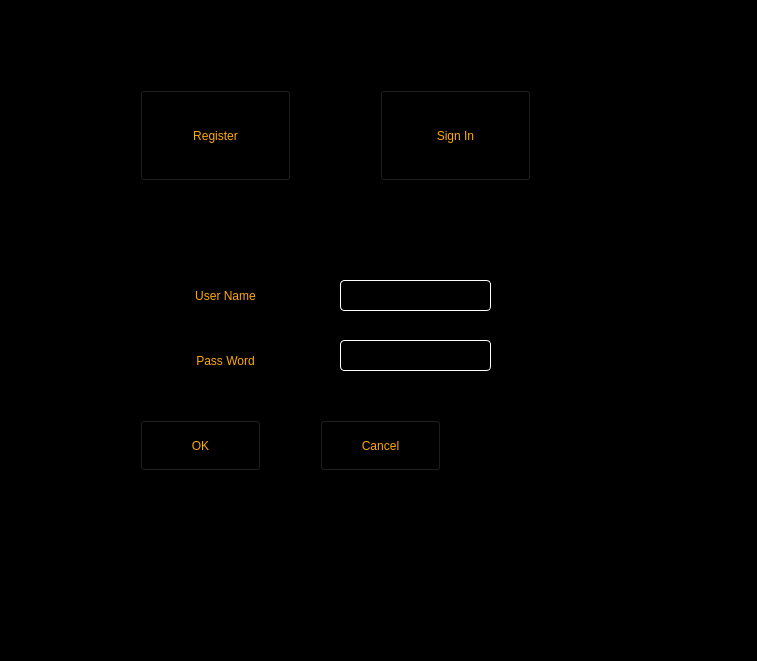
<?xml version="1.0" encoding="UTF-8"?>
<ui version="4.0">
 <class>StartWidget</class>
 <widget class="QWidget" name="StartWidget">
  <property name="enabled">
   <bool>true</bool>
  </property>
  <property name="geometry">
   <rect>
    <x>0</x>
    <y>0</y>
    <width>757</width>
    <height>661</height>
   </rect>
  </property>
  <property name="windowTitle">
   <string>StartWidget</string>
  </property>
  <property name="styleSheet">
   <string notr="true">background-color:black
</string>
  </property>
  <widget class="QPushButton" name="registerBtn">
   <property name="geometry">
    <rect>
     <x>140</x>
     <y>90</y>
     <width>151</width>
     <height>91</height>
    </rect>
   </property>
   <property name="styleSheet">
    <string notr="true">color:rgb(255, 170, 0);
font: 25pt &quot;Fixedsys&quot;;</string>
   </property>
   <property name="text">
    <string>Register</string>
   </property>
  </widget>
  <widget class="QPushButton" name="signinBtn">
   <property name="geometry">
    <rect>
     <x>380</x>
     <y>90</y>
     <width>151</width>
     <height>91</height>
    </rect>
   </property>
   <property name="styleSheet">
    <string notr="true">color:rgb(255, 170, 0);
font: 25pt &quot;Fixedsys&quot;;</string>
   </property>
   <property name="text">
    <string>Sign In</string>
   </property>
  </widget>
  <widget class="QLabel" name="unLabel">
   <property name="enabled">
    <bool>false</bool>
   </property>
   <property name="geometry">
    <rect>
     <x>160</x>
     <y>285</y>
     <width>131</width>
     <height>21</height>
    </rect>
   </property>
   <property name="styleSheet">
    <string notr="true">color:rgb(255, 170, 0);
font: 20pt &quot;Fixedsys&quot;;</string>
   </property>
   <property name="text">
    <string>User Name</string>
   </property>
   <property name="alignment">
    <set>Qt::AlignCenter</set>
   </property>
  </widget>
  <widget class="QLabel" name="pwLabel">
   <property name="geometry">
    <rect>
     <x>160</x>
     <y>350</y>
     <width>131</width>
     <height>21</height>
    </rect>
   </property>
   <property name="styleSheet">
    <string notr="true">color:rgb(255, 170, 0);
font: 20pt &quot;Fixedsys&quot;;</string>
   </property>
   <property name="text">
    <string>Pass Word</string>
   </property>
   <property name="alignment">
    <set>Qt::AlignCenter</set>
   </property>
  </widget>
  <widget class="QLineEdit" name="unEdit">
   <property name="geometry">
    <rect>
     <x>340</x>
     <y>280</y>
     <width>151</width>
     <height>31</height>
    </rect>
   </property>
   <property name="styleSheet">
    <string notr="true">border: 1px solid white;
border-radius:4px;
color:rgb(255, 170, 0);
font: 20pt &quot;Fixedsys&quot;;</string>
   </property>
   <property name="text">
    <string/>
   </property>
  </widget>
  <widget class="QLineEdit" name="pwEdit">
   <property name="geometry">
    <rect>
     <x>340</x>
     <y>340</y>
     <width>151</width>
     <height>31</height>
    </rect>
   </property>
   <property name="styleSheet">
    <string notr="true">border: 1px solid white;
border-radius:4px;
color:rgb(255, 170, 0);
font: 20pt &quot;Fixedsys&quot;;</string>
   </property>
   <property name="text">
    <string/>
   </property>
   <property name="echoMode">
    <enum>QLineEdit::Password</enum>
   </property>
  </widget>
  <widget class="QPushButton" name="okBtn">
   <property name="geometry">
    <rect>
     <x>140</x>
     <y>420</y>
     <width>121</width>
     <height>51</height>
    </rect>
   </property>
   <property name="styleSheet">
    <string notr="true">color:rgb(255, 170, 0);
font: 25pt &quot;Fixedsys&quot;;</string>
   </property>
   <property name="text">
    <string>OK</string>
   </property>
  </widget>
  <widget class="QPushButton" name="cancelBtn">
   <property name="geometry">
    <rect>
     <x>320</x>
     <y>420</y>
     <width>121</width>
     <height>51</height>
    </rect>
   </property>
   <property name="styleSheet">
    <string notr="true">color:rgb(255, 170, 0);
font: 25pt &quot;Fixedsys&quot;;</string>
   </property>
   <property name="text">
    <string>Cancel</string>
   </property>
  </widget>
  <widget class="QLineEdit" name="infoEdit">
   <property name="geometry">
    <rect>
     <x>160</x>
     <y>520</y>
     <width>321</width>
     <height>31</height>
    </rect>
   </property>
   <property name="styleSheet">
    <string notr="true">color:rgb(255, 170, 0);
font: 20pt &quot;Fixedsys&quot;;
border:0px;</string>
   </property>
   <property name="alignment">
    <set>Qt::AlignCenter</set>
   </property>
   <property name="readOnly">
    <bool>true</bool>
   </property>
  </widget>
 </widget>
 <resources/>
 <connections/>
</ui>
